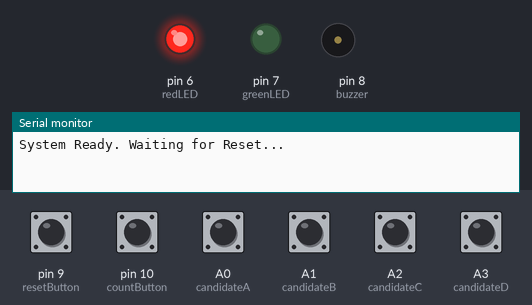
A sketch run on a simulated Arduino Uno, built with avr-gcc and run on an emulated ATmega328P. Parts: output pins drawn as LEDs (lit = HIGH), buzzer (waves = sounding), the last lines printed to the serial monitor. The test bench sets the inputs (shaded band); at power-on: A0 (candidateA), A1 (candidateB), A2 (candidateC), A3 (candidateD), pin 9 (resetButton), pin 10 (countButton) HIGH.

Above: at 1.2 s.
1.3 s: pin 10 (countButton) pulled LOW for 3.2 s
At 1.8 s:
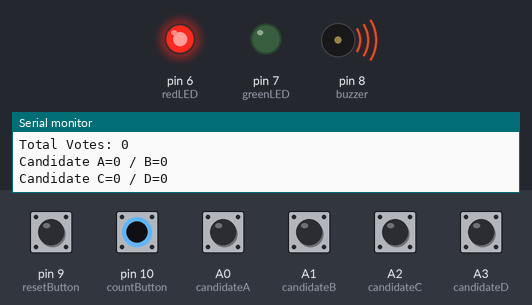
6.0 s: pin 9 (resetButton) pulled LOW for 1 s
At 8.1 s:
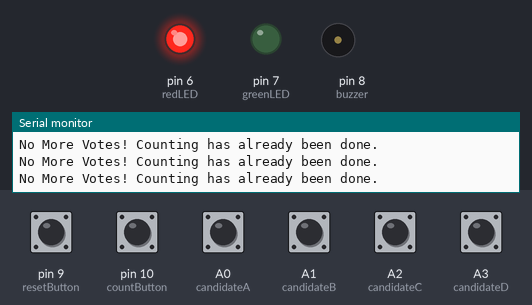
Timing chart, 0 to 9.6 s (numbered marks = the images above; inputs shaded):
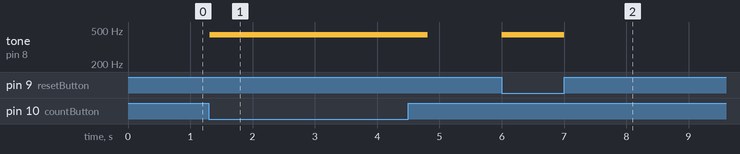

Measured:
- after the input at 1.3 s, tone on pin 8 (buzzer): silent → 440 Hz at once, → silent 3.5 s later
- after the input at 6.0 s, tone on pin 8 (buzzer): silent → 440 Hz at once, → silent 1.0 s later

The sketch:

EVMArduino.ino
```cpp
#include <LiquidCrystal.h>

// Pin Definitions
const int redLED = 6;
const int greenLED = 7;
const int buzzer = 8;
const int resetButton = 9;
const int countButton = 10;
const int candidateA = A0;
const int candidateB = A1;
const int candidateC = A2;
const int candidateD = A3;

// Variables to Track Votes and State
int votesA = 0, votesB = 0, votesC = 0, votesD = 0;
bool voteEnabled = false;  // Voting enabled flag
bool votingFinished = false; // To handle "No More Votes!" state

// Debounce Timing
unsigned long lastDebounceTime = 0;
const unsigned long debounceDelay = 200; // 200ms debounce delay

void setup() {
  // Pin Modes
  pinMode(redLED, OUTPUT);
  pinMode(greenLED, OUTPUT);
  pinMode(buzzer, OUTPUT);
  pinMode(resetButton, INPUT_PULLUP);
  pinMode(countButton, INPUT_PULLUP);
  pinMode(candidateA, INPUT_PULLUP);
  pinMode(candidateB, INPUT_PULLUP);
  pinMode(candidateC, INPUT_PULLUP);
  pinMode(candidateD, INPUT_PULLUP);

  // Initial States
  digitalWrite(redLED, HIGH); // Red LED ON initially
  digitalWrite(greenLED, LOW); // Green LED OFF initially
  digitalWrite(buzzer, LOW);   // Buzzer OFF initially

  // Initialize Serial for Debugging
  Serial.begin(9600);
  Serial.println("System Ready. Waiting for Reset...");
}

void loop() {
  // Handle "No More Votes!" state
  if (votingFinished) {
    if (debounceButton(resetButton) || debounceButton(countButton) ||
        debounceButton(candidateA) || debounceButton(candidateB) ||
        debounceButton(candidateC) || debounceButton(candidateD)) {
      noMoreVotesMessage();
    }
    return; // Exit the loop if voting has finished
  }

  // Check for Reset Button Press
  if (debounceButton(resetButton)) {
    resetMachine();
  }

  // Check for Voting Buttons
  if (voteEnabled) { // Voting enabled only after reset
    if (debounceButton(candidateA)) castVote('A');
    if (debounceButton(candidateB)) castVote('B');
    if (debounceButton(candidateC)) castVote('C');
    if (debounceButton(candidateD)) castVote('D');
  }

  // Check for Count Button Press
  if (debounceButton(countButton)) {
    countVotes();
    votingFinished = true; // Mark voting as finished
  }
}

void resetMachine() {
  if (votingFinished) return; // Do not allow reset after voting is finished

  voteEnabled = true; // Enable voting for a new voter
  digitalWrite(greenLED, HIGH); // Green LED ON
  digitalWrite(redLED, LOW);   // Red LED OFF

  // Debugging Output
  Serial.println("Reset pressed. Voting enabled.");
}

void castVote(char candidate) {
  if (voteEnabled) {
    voteEnabled = false; // Disable voting until reset
    digitalWrite(greenLED, LOW); // Green LED OFF
    digitalWrite(redLED, HIGH);  // Red LED ON

    // Count vote for selected candidate
    if (candidate == 'A') votesA++;
    else if (candidate == 'B') votesB++;
    else if (candidate == 'C') votesC++;
    else if (candidate == 'D') votesD++;

    // Debugging Output
    Serial.print("Vote cast for Candidate ");
    Serial.println(candidate);

    // Play buzzer
    tone(buzzer, 523, 1000); // Buzzer for 1 second
    delay(1000);

    // Debugging Output
    Serial.println("Voting complete. Please Reset to vote again.");
  }
}

void countVotes() {
  int totalVotes = votesA + votesB + votesC + votesD;

  // Debugging Output
  Serial.println("Counting Votes...");
  Serial.print("Total Votes: ");
  Serial.println(totalVotes);

  // Display Individual Votes in Specified Format (via Serial Output)
  Serial.print("Candidate A=");
  Serial.print(votesA);
  Serial.print(" / B=");
  Serial.println(votesB);

  Serial.print("Candidate C=");
  Serial.print(votesC);
  Serial.print(" / D=");
  Serial.println(votesD);

  // Play buzzer
  tone(buzzer, 440, 1000); // Buzzer for 1 second
  delay(1000);

  // Mark voting process as finished
  votingFinished = true;
}

void noMoreVotesMessage() {
  // Debugging Output
  Serial.println("No More Votes! Counting has already been done.");

  // Play buzzer
  tone(buzzer, 440, 500); // Buzzer for 0.5 second
  delay(500);
}

bool debounceButton(int buttonPin) {
  if (digitalRead(buttonPin) == LOW) {
    unsigned long currentTime = millis();
    if (currentTime - lastDebounceTime > debounceDelay) {
      lastDebounceTime = currentTime;
      return true; // Button press confirmed
    }
  }
  return false; // Button not pressed
}
```
